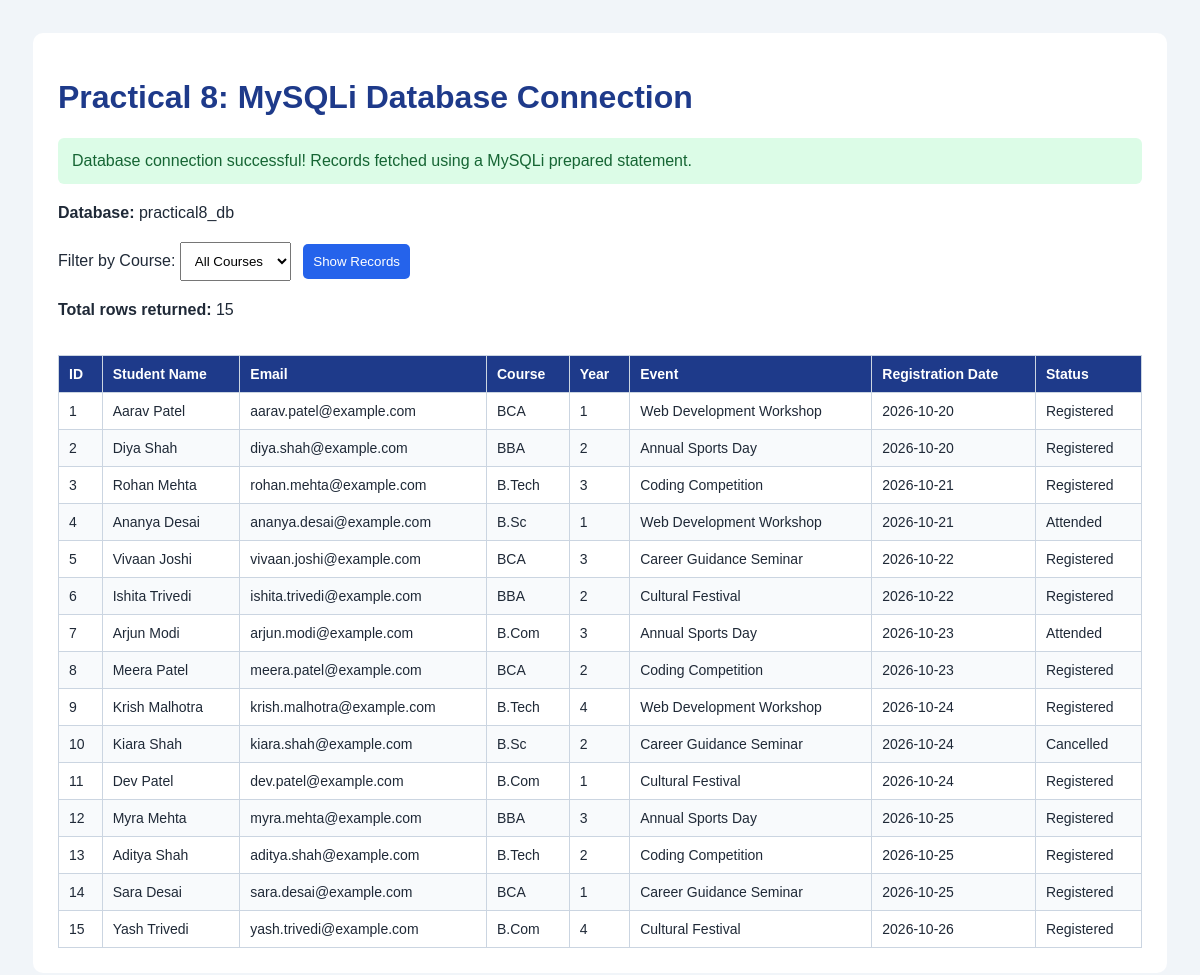
The page /test_connection.php on the database its author committed.
### tables this page shows
CREATE TABLE registrations (
    registration_id INT UNSIGNED AUTO_INCREMENT PRIMARY KEY,
    student_id INT UNSIGNED NOT NULL,
    event_id INT UNSIGNED NOT NULL,
    registration_date DATE NOT NULL,
    status ENUM('Registered', 'Attended', 'Cancelled') NOT NULL DEFAULT 'Registered',
    CONSTRAINT uq_student_event UNIQUE (student_id, event_id),
    CONSTRAINT fk_reg_student FOREIGN KEY (student_id)
        REFERENCES students(student_id)
        ON UPDATE CASCADE ON DELETE CASCADE,
    CONSTRAINT fk_reg_event FOREIGN KEY (event_id)
        REFERENCES events(event_id)
        ON UPDATE CASCADE ON DELETE CASCADE
);

CREATE TABLE students (
    student_id INT UNSIGNED AUTO_INCREMENT PRIMARY KEY,
    full_name VARCHAR(100) NOT NULL,
    email VARCHAR(150) NOT NULL UNIQUE,
    course VARCHAR(80) NOT NULL,
    year_of_study TINYINT UNSIGNED NOT NULL,
    created_at TIMESTAMP DEFAULT CURRENT_TIMESTAMP,
    CONSTRAINT chk_student_year CHECK (year_of_study BETWEEN 1 AND 6)
);

CREATE TABLE events (
    event_id INT UNSIGNED AUTO_INCREMENT PRIMARY KEY,
    event_name VARCHAR(150) NOT NULL,
    event_date DATE NOT NULL,
    venue VARCHAR(150) NOT NULL,
    category VARCHAR(60) NOT NULL
);

### test_connection.php (the view, shortened to what this page needs)
<?php
require_once "db.php";
$course = isset($_GET["course"])
    ? trim($_GET["course"])
    : "";
$rows = [];
try {
    $sql = "
        SELECT
            s.student_id,
            s.full_name,
            s.email,
            s.course,
            s.year_of_study,
            e.event_name,
            r.registration_date,
            r.status
        FROM students AS s
        LEFT JOIN registrations AS r
            ON s.student_id = r.student_id
        LEFT JOIN events AS e
            ON r.event_id = e.event_id
        WHERE (? = '' OR s.course = ?)
        ORDER BY s.student_id ASC
    ";
    $stmt = $conn->prepare($sql);
    $stmt->bind_param("ss", $course, $course);
    $stmt->execute();
    $result = $stmt->get_result();
    while ($row = $result->fetch_assoc()) {
        $rows[] = $row;
    }
    $connected = true;
} catch (mysqli_sql_exception $e) {
    error_log("Query error: " . $e->getMessage());
    $connected = false;
    $errorMessage = "Unable to retrieve database records.";
}
?>
<!DOCTYPE html>
<html lang="en">
<head>
</head>
<body>
<div class="container">
    <h1>Practical 8: MySQLi Database Connection</h1>
    <?php if ($connected): ?>
        <div class="success">
            Database connection successful!
            Records fetched using a MySQLi prepared statement.
        </div>
    <?php else: ?>
        <div class="error">
            <?= htmlspecialchars($errorMessage, ENT_QUOTES, "UTF-8") ?>
        </div>
    <?php endif; ?>
    <p><strong>Database:</strong> practical8_db</p>
    <form method="get">
        <label for="course">Filter by Course:</label>
        <select name="course" id="course">
            <option value="">All Courses</option>
        </select>
        <button type="submit">Show Records</button>
    </form>
    <p>
        <strong>Total rows returned:</strong>
        <?= count($rows) ?>
    </p>
    <div class="table-wrap">
        <table>
            <thead>
                <tr>
                    <th>ID</th>
                    <th>Student Name</th>
                    <th>Email</th>
                    <th>Course</th>
                    <th>Year</th>
                    <th>Event</th>
                    <th>Registration Date</th>
                    <th>Status</th>
                </tr>
            </thead>
            <tbody>
                <?php if (empty($rows)): ?>
                    <tr>
                        <td colspan="8">No records found.</td>
                    </tr>
                <?php else: ?>
                    <?php foreach ($rows as $row): ?>
                        <tr>
                            <td>
                                <?= htmlspecialchars((string)$row["student_id"], ENT_QUOTES, "UTF-8") ?>
                            </td>
                            <td>
                                <?= htmlspecialchars($row["full_name"], ENT_QUOTES, "UTF-8") ?>
                            </td>
                            <td>
                                <?= htmlspecialchars($row["email"], ENT_QUOTES, "UTF-8") ?>
                            </td>
                            <td>
                                <?= htmlspecialchars($row["course"], ENT_QUOTES, "UTF-8") ?>
                            </td>
                            <td>
                                <?= htmlspecialchars((string)$row["year_of_study"], ENT_QUOTES, "UTF-8") ?>
                            </td>
                            <td>
                                <?= htmlspecialchars($row["event_name"] ?? "Not registered", ENT_QUOTES, "UTF-8") ?>
                            </td>
                            <td>
                                <?= htmlspecialchars($row["registration_date"] ?? "-", ENT_QUOTES, "UTF-8") ?>
                            </td>
                            <td>
                                <?= htmlspecialchars($row["status"] ?? "-", ENT_QUOTES, "UTF-8") ?>
                            </td>
                        </tr>
                    <?php endforeach; ?>
                <?php endif; ?>
            </tbody>
        </table>
    </div>
</div>
</body>
</html>

### test_connection.php (style rules this page uses)
body { font-family: Arial, sans-serif; background: #f1f5f9; padding: 25px; color: #1f2937; }
.container { max-width: 1200px; margin: auto; padding: 25px; background: white; border-radius: 10px; }
h1 { color: #1e3a8a; }
.success { background: #dcfce7; color: #166534; padding: 14px; border-radius: 6px; margin-bottom: 20px; }
form { margin: 20px 0; }
select, button { padding: 10px; margin-right: 8px; }
button { background: #2563eb; color: white; border: none; cursor: pointer; border-radius: 5px; }
.table-wrap { overflow-x: auto; }
table { width: 100%; border-collapse: collapse; margin-top: 20px; font-size: 14px; }
th, td { border: 1px solid #cbd5e1; padding: 10px; text-align: left; }
th { background: #1e3a8a; color: white; }
tr:nth-child(even) { background: #f8fafc; }

### rows shown on the page
registrations: student.student_id "1", student.full_name "Aarav Patel", student.email "aarav.patel@example.com", student.course "BCA", student.year_of_study "1", event.event_name "Web Development Workshop", registration_date "2026-10-20", status "Registered"
registrations: student.student_id "2", student.full_name "Diya Shah", student.email "diya.shah@example.com", student.course "BBA", student.year_of_study "2", event.event_name "Annual Sports Day", registration_date "2026-10-20", status "Registered"
registrations: student.student_id "3", student.full_name "Rohan Mehta", student.email "rohan.mehta@example.com", student.course "B.Tech", student.year_of_study "3", event.event_name "Coding Competition", registration_date "2026-10-21", status "Registered"
registrations: student.student_id "4", student.full_name "Ananya Desai", student.email "ananya.desai@example.com", student.course "B.Sc", student.year_of_study "1", event.event_name "Web Development Workshop", registration_date "2026-10-21", status "Attended"
registrations: student.student_id "5", student.full_name "Vivaan Joshi", student.email "vivaan.joshi@example.com", student.course "BCA", student.year_of_study "3", event.event_name "Career Guidance Seminar", registration_date "2026-10-22", status "Registered"
registrations: student.student_id "6", student.full_name "Ishita Trivedi", student.email "ishita.trivedi@example.com", student.course "BBA", student.year_of_study "2", event.event_name "Cultural Festival", registration_date "2026-10-22", status "Registered"
registrations: student.student_id "7", student.full_name "Arjun Modi", student.email "arjun.modi@example.com", student.course "B.Com", student.year_of_study "3", event.event_name "Annual Sports Day", registration_date "2026-10-23", status "Attended"
registrations: student.student_id "8", student.full_name "Meera Patel", student.email "meera.patel@example.com", student.course "BCA", student.year_of_study "2", event.event_name "Coding Competition", registration_date "2026-10-23", status "Registered"
registrations: student.student_id "9", student.full_name "Krish Malhotra", student.email "krish.malhotra@example.com", student.course "B.Tech", student.year_of_study "4", event.event_name "Web Development Workshop", registration_date "2026-10-24", status "Registered"
registrations: student.student_id "10", student.full_name "Kiara Shah", student.email "kiara.shah@example.com", student.course "B.Sc", student.year_of_study "2", event.event_name "Career Guidance Seminar", registration_date "2026-10-24", status "Cancelled"
registrations: student.student_id "11", student.full_name "Dev Patel", student.email "dev.patel@example.com", student.course "B.Com", student.year_of_study "1", event.event_name "Cultural Festival", registration_date "2026-10-24", status "Registered"
registrations: student.student_id "12", student.full_name "Myra Mehta", student.email "myra.mehta@example.com", student.course "BBA", student.year_of_study "3", event.event_name "Annual Sports Day", registration_date "2026-10-25", status "Registered"
registrations: student.student_id "13", student.full_name "Aditya Shah", student.email "aditya.shah@example.com", student.course "B.Tech", student.year_of_study "2", event.event_name "Coding Competition", registration_date "2026-10-25", status "Registered"
registrations: student.student_id "14", student.full_name "Sara Desai", student.email "sara.desai@example.com", student.course "BCA", student.year_of_study "1", event.event_name "Career Guidance Seminar", registration_date "2026-10-25", status "Registered"
registrations: student.student_id "15", student.full_name "Yash Trivedi", student.email "yash.trivedi@example.com", student.course "B.Com", student.year_of_study "4", event.event_name "Cultural Festival", registration_date "2026-10-26", status "Registered"

### other values the page prints
count($rows) "15"
